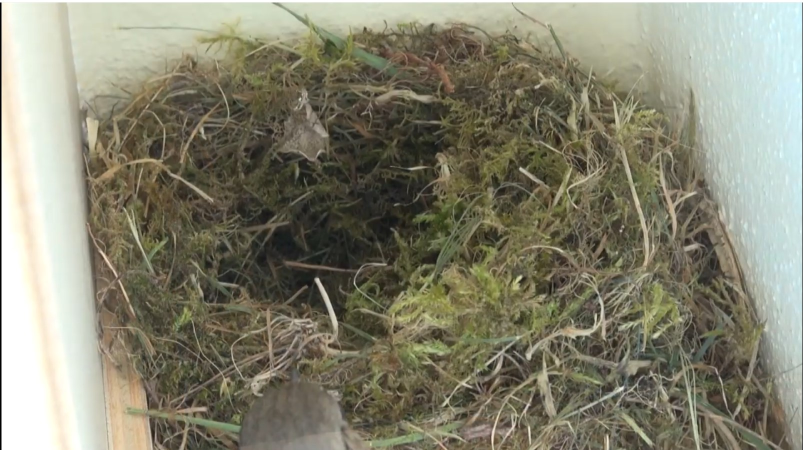
#> input picture raspberrypi/haar_model_generation/ref/1.jpg, 1606 x 900 px (shown at 1/2 size)
$ python neg_creator.py
#> lines starting #> are read from the running program, lines starting #| are printed output that depends on the picture
import requests
from bs4 import BeautifulSoup
import uuid
from time import time
import cv2
import imutils
import os
import threading
import re
import json
import concurrent.futures
from serpapi import GoogleSearch
import urllib.request


# Pour l'instant 878 images, faut enlever celles qui sont déjà prises par contre...
neg = "neg"
pos = "info"
IMAGE_DIMENSIONS = (500, 500)  # TODO CHANGER ça


# [56 lines left out: functions getImageLinks, downloadImageAndProcess, not called in this run]


running = [1]
shared_array = []

wait_lock = threading.Semaphore(0)
mutex = threading.Semaphore(1)
main_thread_lock = threading.Semaphore(0)


# [14 lines left out: function threadFunc, not called in this run]


def createDescFile():
    for file_type in [neg]:
        for img in os.listdir(file_type):
            if file_type == neg:
                line = file_type + "/" + img + "\n"
                with open("bg.txt", "a") as f:
                    f.write(line)


def duplicateAndprocessImages():
    images = ["1.jpg", "2.jpg", "3.jpg", "4.jpg", "5.jpg"]
    for img_ref in images:
        print(f"doing image {img_ref}")
        ref_img = cv2.imread(os.path.join("ref", img_ref))
#> ref_img is the input picture: shape (900, 1606, 3); mean B, G, R 112.3, 130.9, 132.8
        resized_image = cv2.resize(ref_img, IMAGE_DIMENSIONS)
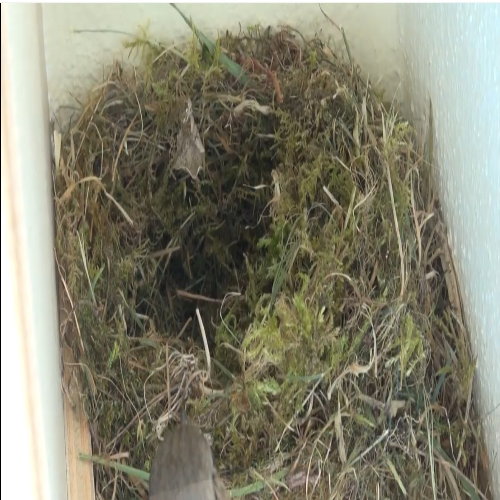
#> resized_image: shape (500, 500, 3); mean B, G, R 112.3, 130.9, 132.8
        img_name = img_ref.split(".")[0]
        file_ending = img_ref.split(".")[-1]
        for i in range(200):
            final_path = f"{img_name}-{i}.{file_ending}"
            cv2.imwrite(os.path.join("neg", final_path), resized_image)
#> pass 2 of the loop in duplicateAndprocessImages, `for img_ref in images:`:
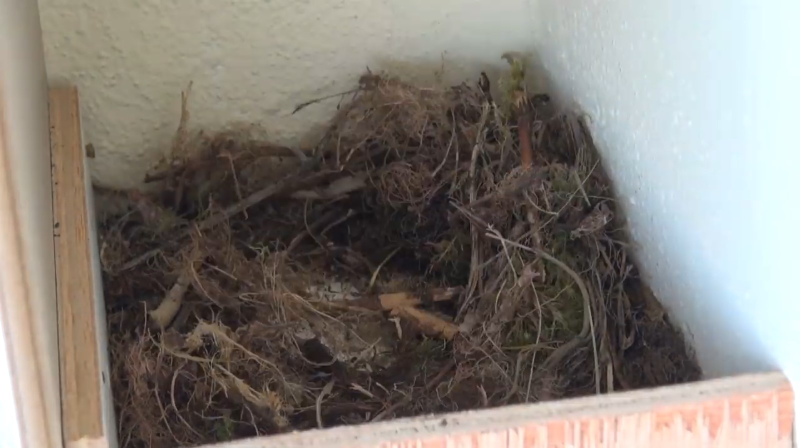
#> input picture raspberrypi/haar_model_generation/ref/2.jpg, 1600 x 895 px (shown at 1/2 size)
#> in duplicateAndprocessImages, ref_img is the input picture: shape (895, 1600, 3); mean B, G, R 118, 124.6, 130.2
#> in duplicateAndprocessImages, `resized_image = cv2.resize(ref_img, IMAGE_DIMENSIONS)`:
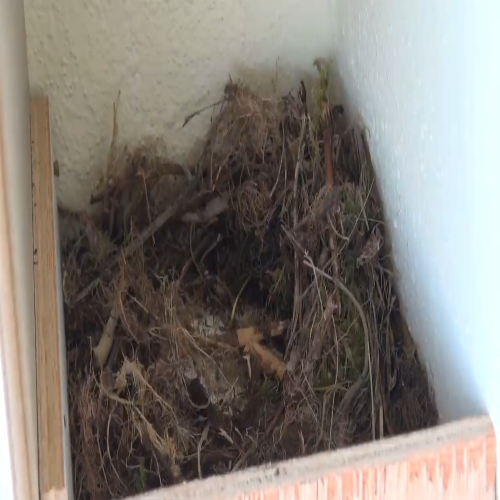
#> resized_image: shape (500, 500, 3); mean B, G, R 117.9, 124.5, 130.1
#> pass 3 of the loop in duplicateAndprocessImages, `for img_ref in images:`:
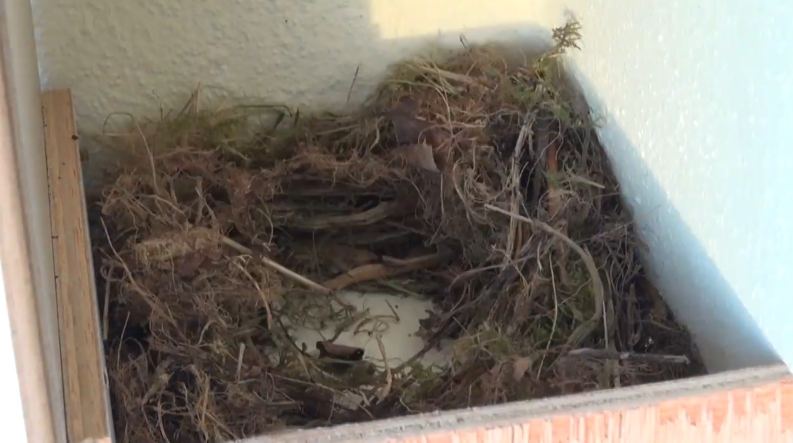
#> input picture raspberrypi/haar_model_generation/ref/3.jpg, 1585 x 885 px (shown at 1/2 size)
#> in duplicateAndprocessImages, ref_img is the input picture: shape (885, 1585, 3); mean B, G, R 112.3, 122.2, 128.7
#> in duplicateAndprocessImages, `resized_image = cv2.resize(ref_img, IMAGE_DIMENSIONS)`:
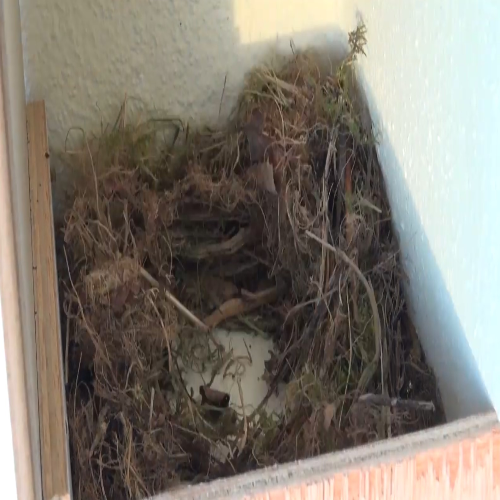
#> resized_image: shape (500, 500, 3); mean B, G, R 112.2, 122.1, 128.6
#> the loop made 5 passes; the first 3 are shown


# [16 lines left out: function applyFilterToImages, not called in this run]


NUMBER_OF_THREADS = 7

if __name__ == "__main__":

    # [15 lines of commented-out code are left out]
    os.makedirs(neg, exist_ok=True)
    os.makedirs("info", exist_ok=True)
    os.makedirs("data", exist_ok=True)
    # # # getting all video links
    # # # start = time()
    # # # for ijn in range(6):
    # # #     getImageLinks(str(ijn))
    # # # print(f"Time to download: {time() - start}")
    # Creating negative images descritpion file
    duplicateAndprocessImages()
    createDescFile()
    # Create positives
    output = os.system(
        "opencv_createsamples -img bird5100100.jpg -bg bg.txt -info info/info.lst -pngoutput info -maxxangle 0.5 -maxyangle -0.5 -maxzangle 0.5 -num 900"
    )
    print("Applying filter...")
    applyFilterToImages()
    # img = cv2.imread("bird5100100.jpg", cv2.IMREAD_ANYCOLOR)
    # resized_image = cv2.resize(img, (50, 50))
    # cv2.imwrite("bird5100100.jpg", resized_image)
